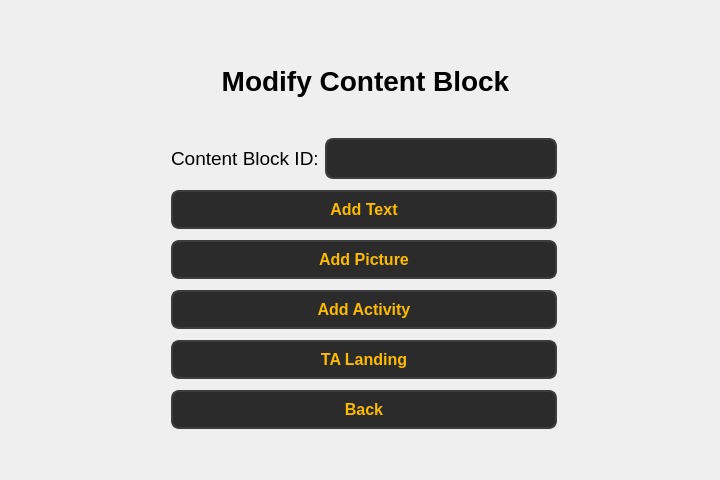
<?xml version="1.0" encoding="UTF-8"?>
<ui version="4.0">
 <class>Form</class>
 <widget class="QWidget" name="Form">
  <property name="geometry">
   <rect>
    <x>0</x>
    <y>0</y>
    <width>720</width>
    <height>480</height>
   </rect>
  </property>
  <property name="windowTitle">
   <string>Form</string>
  </property>
  <widget class="QWidget" name="layoutWidget">
   <property name="geometry">
    <rect>
     <x>171</x>
     <y>133</y>
     <width>386</width>
     <height>307</height>
    </rect>
   </property>
   <layout class="QVBoxLayout" name="verticalLayout_2">
    <item>
     <layout class="QHBoxLayout" name="horizontalLayout_2">
      <item>
       <widget class="QLabel" name="label_5">
        <property name="font">
         <font>
          <pointsize>14</pointsize>
         </font>
        </property>
        <property name="text">
         <string>Content Block ID:</string>
        </property>
       </widget>
      </item>
      <item>
       <widget class="QLineEdit" name="lineEdit_4">
        <property name="styleSheet">
         <string notr="true">QLineEdit {
        background-color: #2b2b2b;  /* Dark background */
        color: #fcba03;  /* Text color */
        border: 2px solid #3d3d3d;  /* Border color */
        border-radius: 8px;  /* Rounded corners */
        padding: 8px;  /* Padding inside the input field */
        font-size: 16px;  /* Font size */
        font-weight: bold;  /* Bold font */
    }

    QLineEdit:hover {
        background-color: #3d3d3d;  /* Background when hovered */
        border: 2px solid #fcba03;  /* Border color when hovered */
    }

    QLineEdit:focus {
        background-color: #1a1a1a;  /* Background when focused */
        border: 2px solid #fcba03;  /* Border color when focused */
        color: #ffffff;  /* Text color when focused */
    }</string>
        </property>
       </widget>
      </item>
     </layout>
    </item>
    <item>
     <layout class="QHBoxLayout" name="horizontalLayout_4">
      <item>
       <widget class="QPushButton" name="pushButton_5">
        <property name="styleSheet">
         <string notr="true">QPushButton {
        background-color: #2b2b2b;  
        color: #fcba03;              
        border: 2px solid #3d3d3d;      
        border-radius: 8px;          
        padding: 8px 16px;            
        font-size: 16px;            
        font-weight: bold;
    
    }

    QPushButton:hover {
        background-color: #fcba03;
		 color: #000000;
        border: 2px solid #5a5a5a;    
    }

    QPushButton:pressed {
        background-color: #1a1a1a;      
        border: 2px solid #2b2b2b;      
    }</string>
        </property>
        <property name="text">
         <string>Add Text</string>
        </property>
       </widget>
      </item>
     </layout>
    </item>
    <item>
     <widget class="QPushButton" name="pushButton_6">
      <property name="styleSheet">
       <string notr="true">QPushButton {
        background-color: #2b2b2b;  
        color: #fcba03;              
        border: 2px solid #3d3d3d;      
        border-radius: 8px;          
        padding: 8px 16px;            
        font-size: 16px;            
        font-weight: bold;
    
    }

    QPushButton:hover {
        background-color: #fcba03;
		 color: #000000;
        border: 2px solid #5a5a5a;    
    }

    QPushButton:pressed {
        background-color: #1a1a1a;      
        border: 2px solid #2b2b2b;      
    }</string>
      </property>
      <property name="text">
       <string>Add Picture</string>
      </property>
     </widget>
    </item>
    <item>
     <widget class="QPushButton" name="pushButton_7">
      <property name="styleSheet">
       <string notr="true">QPushButton {
        background-color: #2b2b2b;  
        color: #fcba03;              
        border: 2px solid #3d3d3d;      
        border-radius: 8px;          
        padding: 8px 16px;            
        font-size: 16px;            
        font-weight: bold;
    
    }

    QPushButton:hover {
        background-color: #fcba03;
		 color: #000000;
        border: 2px solid #5a5a5a;    
    }

    QPushButton:pressed {
        background-color: #1a1a1a;      
        border: 2px solid #2b2b2b;      
    }</string>
      </property>
      <property name="text">
       <string>Add Activity</string>
      </property>
     </widget>
    </item>
    <item>
     <widget class="QPushButton" name="pushButton_8">
      <property name="styleSheet">
       <string notr="true">QPushButton {
        background-color: #2b2b2b;  
        color: #fcba03;              
        border: 2px solid #3d3d3d;      
        border-radius: 8px;          
        padding: 8px 16px;            
        font-size: 16px;            
        font-weight: bold;
    
    }

    QPushButton:hover {
        background-color: #fcba03;
		 color: #000000;
        border: 2px solid #5a5a5a;    
    }

    QPushButton:pressed {
        background-color: #1a1a1a;      
        border: 2px solid #2b2b2b;      
    }</string>
      </property>
      <property name="text">
       <string>TA Landing</string>
      </property>
     </widget>
    </item>
    <item>
     <widget class="QPushButton" name="pushButton_back_2">
      <property name="styleSheet">
       <string notr="true">QPushButton {
        background-color: #2b2b2b;  
        color: #fcba03;              
        border: 2px solid #3d3d3d;      
        border-radius: 8px;          
        padding: 8px 16px;            
        font-size: 16px;            
        font-weight: bold;
    
    }

    QPushButton:hover {
        background-color: #fcba03;
		 color: #000000;
        border: 2px solid #5a5a5a;    
    }

    QPushButton:pressed {
        background-color: #1a1a1a;      
        border: 2px solid #2b2b2b;      
    }</string>
      </property>
      <property name="text">
       <string>Back</string>
      </property>
     </widget>
    </item>
   </layout>
  </widget>
  <widget class="QLabel" name="label">
   <property name="geometry">
    <rect>
     <x>220</x>
     <y>60</y>
     <width>291</width>
     <height>41</height>
    </rect>
   </property>
   <property name="font">
    <font>
     <pointsize>21</pointsize>
     <bold>true</bold>
    </font>
   </property>
   <property name="text">
    <string>Modify Content Block</string>
   </property>
   <property name="alignment">
    <set>Qt::AlignmentFlag::AlignCenter</set>
   </property>
  </widget>
 </widget>
 <resources/>
 <connections/>
</ui>
